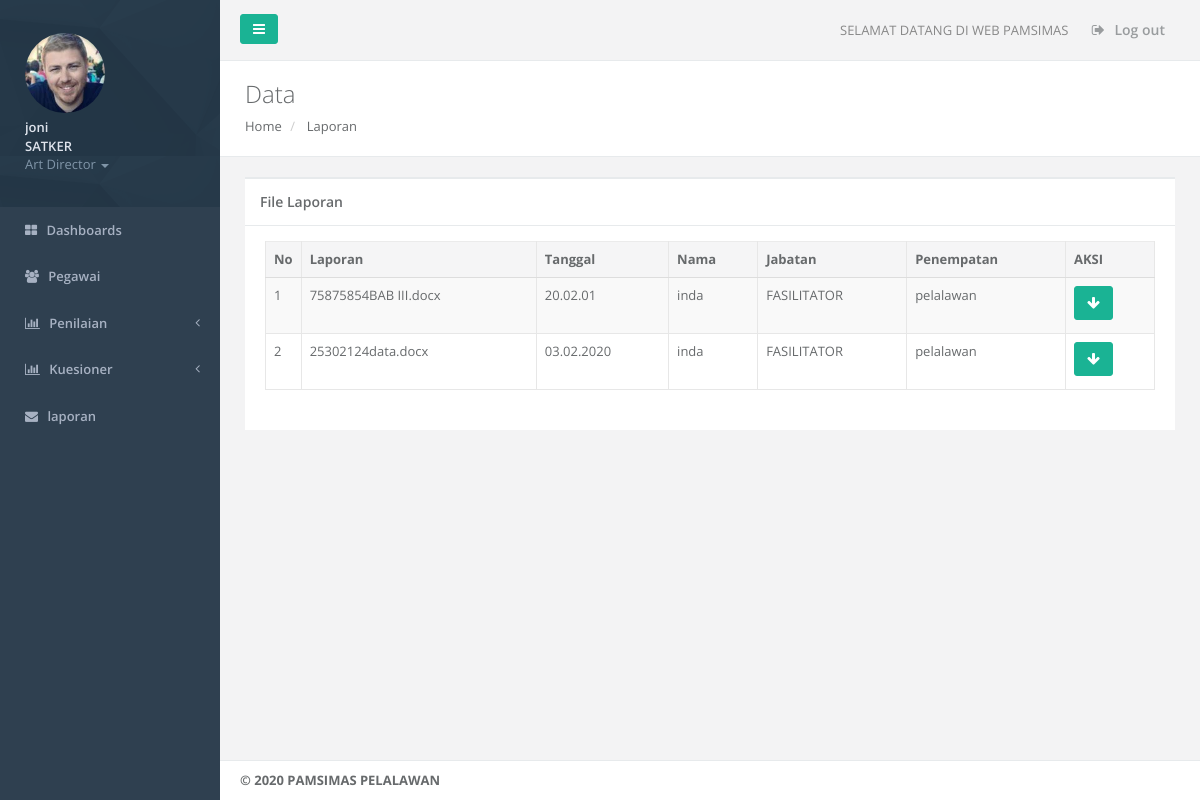
The app's page /laporan_view.php (signed in) with its own data.
### tables this page shows
CREATE TABLE IF NOT EXISTS `laporan` (
  `laporan_id` int(11) NOT NULL AUTO_INCREMENT,
  `pegawai_id` int(11) NOT NULL,
  `tanggal` varchar(111) NOT NULL,
  `laporan` varchar(125) NOT NULL,
  PRIMARY KEY (`laporan_id`)
);

CREATE TABLE IF NOT EXISTS `pegawai` (
  `pegawai_id` int(11) NOT NULL AUTO_INCREMENT,
  `pegawai_nama` varchar(50) NOT NULL,
  `pegawai_tmp_lahir` varchar(125) NOT NULL,
  `pegawai_tgl_lahir` varchar(122) NOT NULL,
  `pegawai_jenis_kelamin` varchar(20) NOT NULL,
  `pegawai_alamat` varchar(125) NOT NULL,
  `pegawai_no_hp` varchar(50) NOT NULL,
  `pegawai_jabatan` varchar(125) NOT NULL,
  `pegawai_penempatan` varchar(125) NOT NULL,
  `pegawai_foto` varchar(225) NOT NULL,
  `username` varchar(50) NOT NULL,
  `password` varchar(225) NOT NULL,
  PRIMARY KEY (`pegawai_id`)
);

### laporan_view.php (the view, shortened to what this page needs)
<?php include "config.php";
if (empty($_SESSION['username']) AND
    empty($_SESSION['password']))
    {include "login.php";}
    else {
      if ($_SESSION['jabatan'] == "SATKER") {
?>
<!DOCTYPE html>
<html>
<head>
    <link href="css/bootstrap.min.css" rel="stylesheet">
    <link href="font-awesome/css/font-awesome.css" rel="stylesheet">
    <link href="css/plugins/iCheck/custom.css" rel="stylesheet">
    <link href="css/animate.css" rel="stylesheet">
    <link href="css/style.css" rel="stylesheet">
    <link href="css/plugins/awesome-bootstrap-checkbox/awesome-bootstrap-checkbox.css" rel="stylesheet">
</head>
<body>
 <div id="wrapper">
        <nav class="navbar-default navbar-static-side" role="navigation">
            <?php
            include "sidebar.php";  ?>
        </nav>
        <div id="page-wrapper" class="gray-bg dashbard-1">
        <div class="row border-bottom">
        <nav class="navbar navbar-static-top" role="navigation" style="margin-bottom: 0">
        <?php include "navbar.php";  ?>
        </nav>
        </div>
        <div class="row wrapper border-bottom white-bg page-heading">
                <div class="col-lg-10">
                    <h2>Data</h2>
                    <ol class="breadcrumb">
                        <li>
                            <a href="home.php">Home</a>
                        </li>
                        <li>
                            <a href="laporan_view_fs.php">Laporan</a>
                        </li>
                    </ol>
                </div>
            </div>
            <div class="wrapper wrapper-content animated fadeInRight">
            <div class="row">
                <div class="col-lg-12">
                    <div class="ibox float-e-margins">
                        <div class="ibox-title">
                            <h5>File Laporan</h5>
                        </div>
                        <div class="ibox-content">
                            <div class="table-responsive">
                              <table class="table table-striped table-bordered table-hover dataTables-example" >
                                  <thead>
                                          <tr>
                                              <th width="10px" >No</th>
                                              <th>Laporan</th>
                                              <th>Tanggal</th>
                                              <th>Nama</th>
                                              <th>Jabatan</th>
                                              <th>Penempatan</th>
                                              <th >AKSI</th>
                                          </tr>
                                      </thead>
                                      <tbody>
                                         <?php
                                              $queri = "SELECT * FROM laporan INNER JOIN pegawai on laporan.pegawai_id=pegawai.pegawai_id";
                                              $hasil = mysqli_query($koneksi,$queri);
                                              $no=1;
                                              while($kolom=mysqli_fetch_assoc($hasil))
                                              {
                                                      echo "
                                                      <tr>
                                                          <td>$no</td>
                                                          <td>$kolom[laporan]</td>
                                                          <td>$kolom[tanggal]</td>
                                                          <td>$kolom[pegawai_nama]</td>
                                                          <td>$kolom[pegawai_jabatan]</td>
                                                          <td>$kolom[pegawai_penempatan]</td>
                                                          <td><a href='laporan/$kolom[laporan]'  class='btn btn-primary'><i class='fa fa-arrow-down'></i></a>
                                                          </td>
                                                      </tr>
                                                      ";
                                                      $no=$no+1;
                                              }
                                          ?>
                                      </tbody>
                              </table>
                        </div>
                        </div>
                    </div>
                </div>
            </div>
        </div>
        <div class="footer">
            <?php
                include 'footer.php';
            ?>
        </div>
        </div>
        </div>
</body>
</html>
<?php
      }else{ include "home.php";} }; ?>

### records on screen
laporan: laporan "75875854BAB III.docx", tanggal "20.02.01", pegawai.pegawai_nama "inda", pegawai.pegawai_jabatan "FASILITATOR", pegawai.pegawai_penempatan "pelalawan"
laporan: laporan "25302124data.docx", tanggal "03.02.2020", pegawai.pegawai_nama "inda", pegawai.pegawai_jabatan "FASILITATOR", pegawai.pegawai_penempatan "pelalawan"

### other values on screen
$_SESSION[nama] "joni"
$_SESSION[jabatan] "SATKER"
